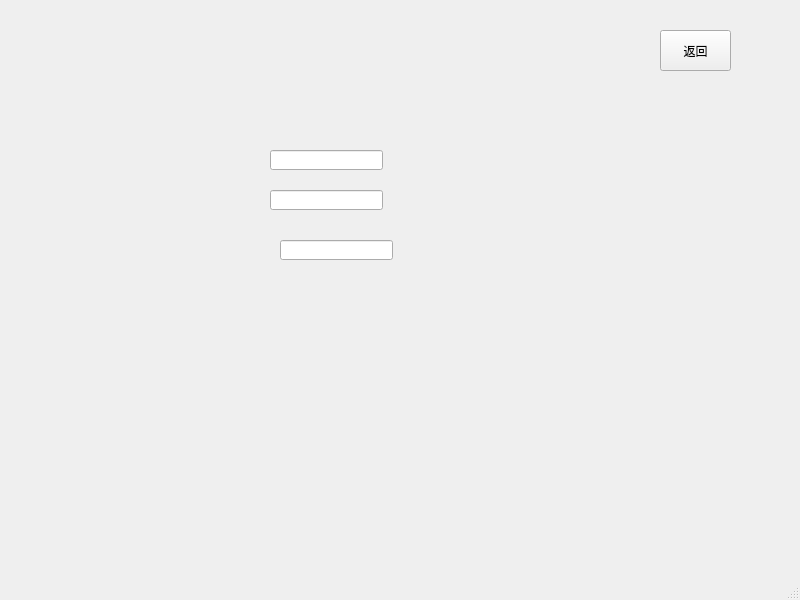
<?xml version="1.0" encoding="UTF-8"?>
<ui version="4.0">
 <class>SetTeahcerWin</class>
 <widget class="QMainWindow" name="SetTeahcerWin">
  <property name="geometry">
   <rect>
    <x>0</x>
    <y>0</y>
    <width>800</width>
    <height>600</height>
   </rect>
  </property>
  <property name="windowTitle">
   <string>MainWindow</string>
  </property>
  <widget class="QWidget" name="centralwidget">
   <widget class="QLineEdit" name="namesetEdit">
    <property name="geometry">
     <rect>
      <x>270</x>
      <y>150</y>
      <width>113</width>
      <height>20</height>
     </rect>
    </property>
   </widget>
   <widget class="QLineEdit" name="departemntsetEdit">
    <property name="geometry">
     <rect>
      <x>270</x>
      <y>190</y>
      <width>113</width>
      <height>20</height>
     </rect>
    </property>
   </widget>
   <widget class="QLineEdit" name="dutySetEdit">
    <property name="geometry">
     <rect>
      <x>280</x>
      <y>240</y>
      <width>113</width>
      <height>20</height>
     </rect>
    </property>
   </widget>
   <widget class="QPushButton" name="backBtn">
    <property name="geometry">
     <rect>
      <x>660</x>
      <y>30</y>
      <width>71</width>
      <height>41</height>
     </rect>
    </property>
    <property name="text">
     <string>返回</string>
    </property>
   </widget>
  </widget>
  <widget class="QMenuBar" name="menubar">
   <property name="geometry">
    <rect>
     <x>0</x>
     <y>0</y>
     <width>800</width>
     <height>23</height>
    </rect>
   </property>
  </widget>
  <widget class="QStatusBar" name="statusbar"/>
 </widget>
 <resources/>
 <connections/>
</ui>
